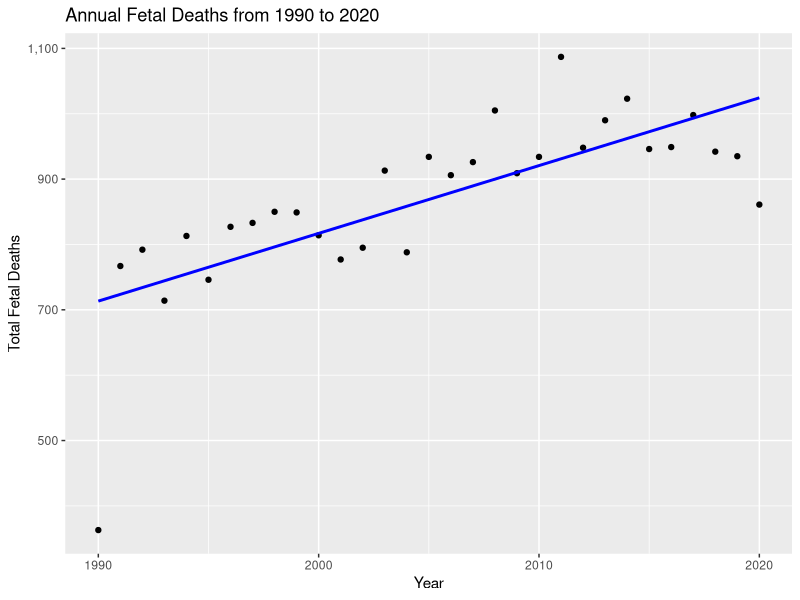

The R source for this figure:
# P2: Scatterplot (Chart 2)
library(tidyverse)
library(dplyr)
wastate_deaths <- read.csv("../data/wastate_fetaldeaths.csv")
View(wastate_deaths)
str(wastate_deaths)

# Renaming columns 
wastate_deaths <- wastate_deaths %>% rename(year = StatOverview_Full_Data_data)
wastate_deaths <- wastate_deaths %>% rename(fd_annotate = X)
wastate_deaths <- wastate_deaths %>% rename(fd_suppress = X.1)
wastate_deaths <- wastate_deaths %>% rename(location = X.2)
wastate_deaths <- wastate_deaths %>% rename(id_annotate = X.3)
wastate_deaths <- wastate_deaths %>% rename(id_ratelower = X.4)
wastate_deaths <- wastate_deaths %>% rename(id_rateupper = X.5)
wastate_deaths <- wastate_deaths %>% rename(id_suppress = X.6)
wastate_deaths <- wastate_deaths %>% rename(num_of_records = X.7)
wastate_deaths <- wastate_deaths %>% rename(fetal_deathrate = X.8)
wastate_deaths <- wastate_deaths %>% rename(fetaldeath_staterate = X.9)
wastate_deaths <- wastate_deaths %>% rename(fetal_deaths = X.10)
wastate_deaths <- wastate_deaths %>% rename(infant_deathrate = X.11)
wastate_deaths <- wastate_deaths %>% rename(infantdeath_staterate = X.12)
wastate_deaths <- wastate_deaths %>% rename(infant_deaths = X.13)
wastate_deaths <- wastate_deaths %>% rename(live_births = X.14)

# Removing unwanted columns 
wastate_deaths <- wastate_deaths[, -c(2, 3, 5, 6, 7, 8)] # removes fd_annotate, 
# fd_suppress, id_annotate, id_ratelower, id_rateupper, and
# id_suppress
# link: https://sparkbyexamples.com/r-programming/remove-column-in-r/#:~:text=2.1%20Remove%20Column%20by%20Index&text=This%20notation%20takes%20syntax%20df,the%20%E2%80%93%20(negative)%20operator.

# Removing unwanted rows
wastate_deaths <- wastate_deaths %>% filter(!row_number() %in% c(1, 2)) # removes incorrect year and 1990 rows 
# link: https://www.r-bloggers.com/2022/06/remove-rows-from-the-data-frame-in-r/ 

# Getting rid of all empty cells and replacing them with NA
wastate_deaths[wastate_deaths == "" | wastate_deaths == " "] <- NA  # Replace blank & space by NA
View(wastate_deaths) 
# link: https://statisticsglobe.com/replace-blank-by-na-in-r 


# what type of things should we include in our summary information? 

# Checking value types 
typeof(wastate_deaths$year)
typeof(wastate_deaths$location)
typeof(wastate_deaths$num_of_records)
typeof(wastate_deaths$fetal_deathrate)
typeof(wastate_deaths$fetaldeath_staterate)
typeof(wastate_deaths$fetal_deaths)
typeof(wastate_deaths$infant_deathrate)
typeof(wastate_deaths$infantdeath_staterate)
typeof(wastate_deaths$infant_deaths)
typeof(wastate_deaths$live_births)
# all output as characters 

# Changing value types from character to integer 
wastate_deaths$year <- as.integer(wastate_deaths$year)
typeof(wastate_deaths$year) # integer 

wastate_deaths$num_of_records <- as.integer(wastate_deaths$num_of_records)
typeof(wastate_deaths$num_of_records) # integer 

wastate_deaths$fetal_deathrate <- as.integer(wastate_deaths$fetal_deathrate)
typeof(wastate_deaths$fetal_deathrate) # integer 

wastate_deaths$fetaldeath_staterate <- as.integer(wastate_deaths$fetaldeath_staterate)
typeof(wastate_deaths$fetaldeath_staterate) # integer 

wastate_deaths$fetal_deaths <- as.integer(wastate_deaths$fetal_deaths)
typeof(wastate_deaths$fetal_deaths) # integer 

wastate_deaths$infant_deathrate <- as.integer(wastate_deaths$infant_deathrate)
typeof(wastate_deaths$infant_deathrate) # integer 

wastate_deaths$infantdeath_staterate <- as.integer(wastate_deaths$infantdeath_staterate)
typeof(wastate_deaths$infantdeath_staterate) # integer 

wastate_deaths$infant_deaths <- as.integer(wastate_deaths$infant_deaths)
typeof(wastate_deaths$infant_deaths) # integer 

wastate_deaths$live_births <- as.integer(wastate_deaths$live_births)
typeof(wastate_deaths$live_births) # integer 

# Grouping total fetal deaths per year 
fetaldeaths_by_year <- wastate_deaths %>%
  group_by(year) %>%
  summarize(fetal_deathstotal = sum(fetal_deaths, na.rm = TRUE))
View(fetaldeaths_by_year) 


# with linear trend
fetaldeaths_scatterplot <- ggplot(fetaldeaths_by_year, aes(x=year, y=fetal_deathstotal)) +
  geom_point() +
  geom_smooth(method=lm , color="blue", se=FALSE) +
  scale_y_continuous(labels = scales:: comma) +
  labs(
    x = "Year",
    y = "Total Fetal Deaths",
    title = "Annual Fetal Deaths from 1990 to 2020",
    alt = "Total Fetal Deaths Per Year from 1990 to 2020"
  )
fetaldeaths_scatterplot








